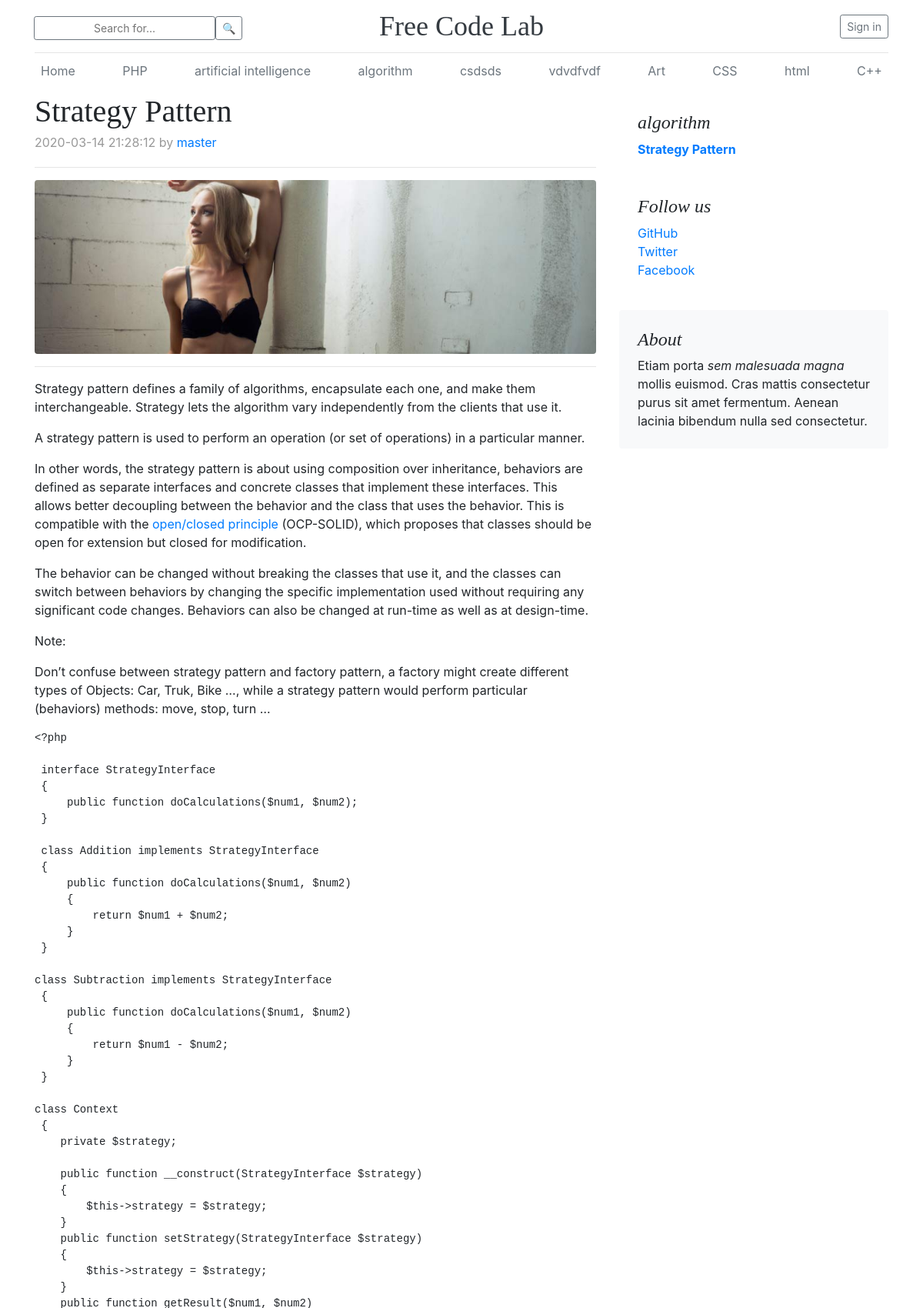
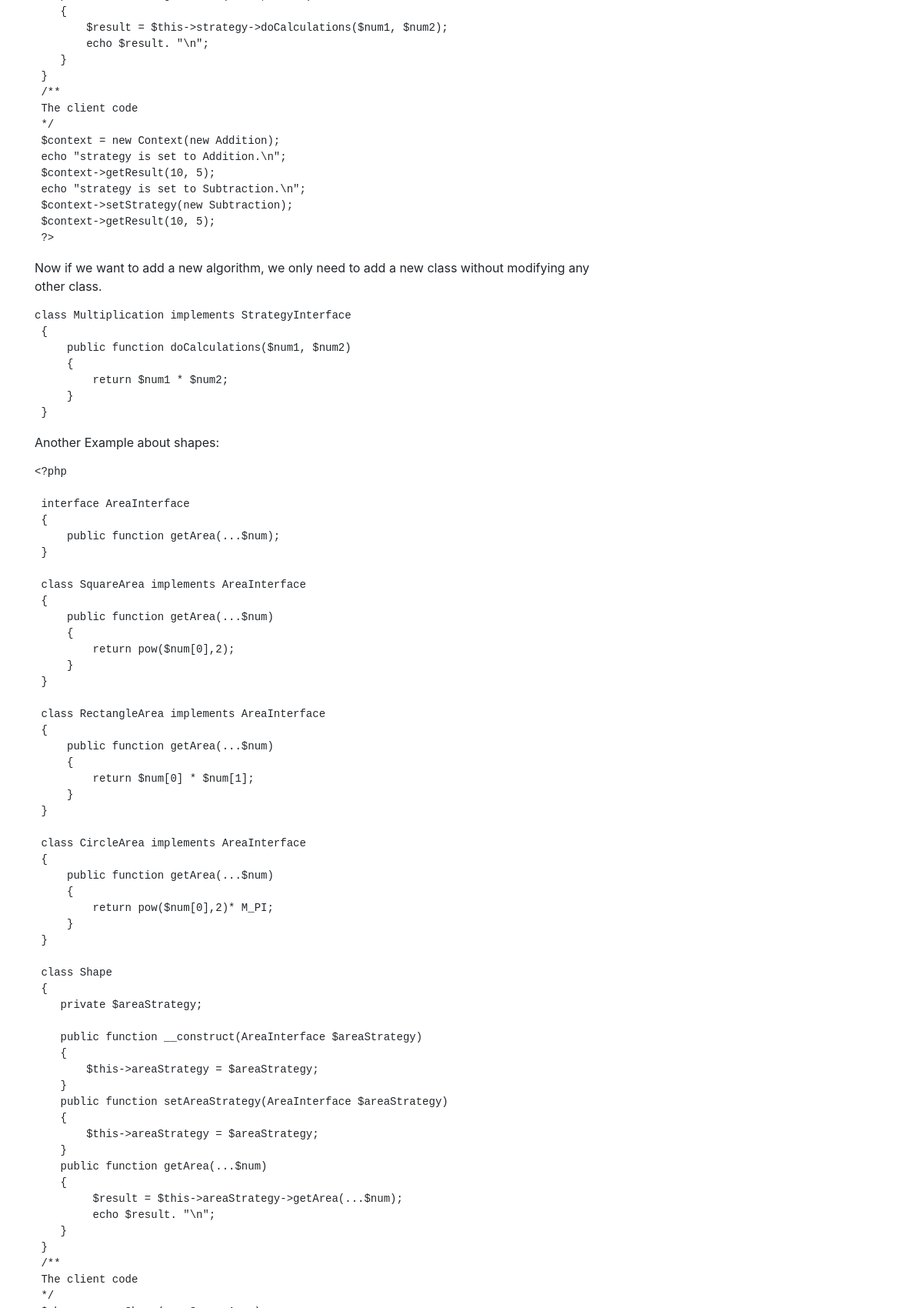
Page /posts/show/strategy-pattern (upper part) on the committed database (2 pictures, top to bottom).
### tables this page shows
CREATE TABLE `categories` (
  `id` int(11) NOT NULL,
  `title` varchar(255) NOT NULL,
  `slug` varchar(255) NOT NULL
);

CREATE TABLE `posts` (
  `id` int(11) NOT NULL,
  `user_id` int(11) DEFAULT NULL,
  `category_id` int(11) NOT NULL,
  `title` varchar(255) NOT NULL,
  `slug` varchar(255) NOT NULL,
  `views` int(11) NOT NULL DEFAULT 0,
  `image` varchar(255) NOT NULL,
  `body` text NOT NULL,
  `status` varchar(255) NOT NULL DEFAULT 'published',
  `created_at` timestamp NOT NULL DEFAULT current_timestamp() ON UPDATE current_timestamp(),
  `updated_at` timestamp NOT NULL DEFAULT current_timestamp() ON UPDATE current_timestamp()
);

CREATE TABLE `users` (
  `id` int(11) NOT NULL,
  `name` varchar(255) NOT NULL,
  `email` varchar(255) NOT NULL,
  `password` varchar(255) NOT NULL,
  `role` tinyint(4) NOT NULL DEFAULT 0,
  `created_at` datetime NOT NULL DEFAULT current_timestamp()
);

### Core/View.php (called while the page is built, shortened)
<?php
class View implements ViewInterface
{
    public function render(string $viewName, $data, array $errors = [])
    {
        require_once self::VIEW_FOLDER
            . $viewName
            . self::VIEW_EXTENSION;
    }
}

### App/Http/Controllers/BaseController.php (called while the page is built, shortened)
<?php
abstract class BaseController
{
    private $view;
    public function __construct(PDODatabase $db, ViewInterface $view, DataBinderInterface $dataBinder)
    {
        $this->db = $db;
        $this->view = $view;
    }
    public function render(string $viewName, $data = null, array $errors = []){
        $this->view->render($viewName, $data, $errors);
    }
}

### App/Http/Controllers/PostsController.php (called while the page is built, shortened)
<?php
class PostsController extends BaseController
{
    public function show($slug)
    {
        $model = new Post($this->db);
        $post =  $model->findBySlug($slug);
        $posts =  $model->findAllByCategory($post->getCategoryId());
        $model = new Comment($this->db);
        $comments =  $model->findAllByPost($post->getId());
        $category = new Category($this->db);
        $categories = $category->all();
        $data = [
            'post' => $post,
            'comments' => $comments,
            'categories' => $categories,
            'posts' => $posts
        ];
        $this->render("posts/show", $data);
    }
}

### index.php (called while the page is built, shortened)
<?php
spl_autoload_register(function($class) {
    $parts = explode('\\', $class);
    if(count($parts) > 1) {
      $classfile = array_shift($parts) . DIRECTORY_SEPARATOR . implode(DIRECTORY_SEPARATOR, $parts) . ".php";
    } else {
      $classfile = 'classes' . DIRECTORY_SEPARATOR . $class . '.php';
    }
  });
$url = $_SERVER['REQUEST_URI'];
$url_data = explode('/',$url);
array_shift($url_data);
$app_root = array_shift($url_data);
$method = $url_data[1]??'index'?:'index';
$param = $url_data[2]??null;
$dbInfo = parse_ini_file("Config/db.ini");
$pdo = new PDO($dbInfo['dsn'], $dbInfo['user'], $dbInfo['pass']);
$db = new \Database\PDODatabase($pdo);
$dataBinder = new \Core\DataBinder();
$view = new \Core\View();
$controller_obj = new $controller($db, $view, $dataBinder);
$controller_obj->$method($param);

### Database/PDODatabase.php (called while the page is built, shortened)
<?php
class PDODatabase implements DatabaseInterface
{
    private $pdo;
    public function __construct(\PDO $pdo)
    {
        $this->pdo = $pdo;
    }
    public function query(string $query): StatementInterface
    {
        $stmt = $this->pdo->prepare($query);
        return new PDOPreparedStatement($stmt);
    }
}

### App/Models/Category.php (called while the page is built, shortened)
<?php
class Category
{
    private $db;
    public function __construct($db)
    {
        $this->db = $db;
    }
    public function all(): \Generator
    {
        return $this->db->query("
            SELECT id, title, slug
            FROM categories
        ")->execute([])
            ->fetch(CategoryDTO::class);
    }
}

### Database/PDOPreparedStatement.php (called while the page is built, shortened)
<?php
class PDOPreparedStatement implements StatementInterface
{
    private $pdoStatement;
    public function __construct(\PDOStatement $PDOStatement)
    {
        $this->pdoStatement = $PDOStatement;
    }
    public function execute(array $params = []): ResultSetInterface
    {
        $this->pdoStatement->execute($params);
        return new PDOResultSet($this->pdoStatement);
    }
}

### App/DTO/CategoryDTO.php (called while the page is built, shortened)
<?php
class CategoryDTO
{
    private $id;
    private $title;
    public function getId(): int
    {
        return $this->id;
    }
    public function getTitle(): string
    {
        return $this->title;
    }
}

### App/Models/Post.php (called while the page is built, shortened)
<?php
class Post
{
    private $db;
    public function __construct($db)
    {
        $this->db = $db;
    }
    public function findBySlug(string $slug): ?PostDTO
    {
        return $this->db->query("
            SELECT posts.id, posts.user_id, users.name, posts.category_id, categories.title as category_title, posts.title, posts.slug, posts.views, posts.image, posts.body, posts.status, posts.created_at, posts.updated_at
            FROM posts
            INNER JOIN users ON posts.user_id = users.id
            INNER JOIN categories ON posts.category_id = categories.id
            WHERE posts.slug = ?
        ")->execute([$slug])
            ->fetch(PostDTO::class)
            ->current();
    }
    public function findAllByCategory($category_id): \Generator
    {
        return $this->db->query("
            SELECT posts.id, posts.user_id, users.name, posts.title, posts.slug, posts.views, posts.image, posts.body, posts.status, posts.created_at, posts.updated_at
            FROM posts
            INNER JOIN users ON posts.user_id = users.id
            WHERE category_id = ?
        ")->execute([$category_id])
           ->fetch(PostDTO::class);
    }
}

### App/DTO/PostDTO.php (called while the page is built, shortened)
<?php
class PostDTO
{
    private $id;
    private $category_id;
    private $category_title;
    private $title;
    private $slug;
    private $image;
    private $body;
    private $created_at;
    public function getId(): int
    {
        return $this->id;
    }
    public function getCategoryId(): int
    {
        return $this->category_id;
    }
    public function getTitle(): string
    {
        return $this->title;
    }
    public function getCategoryTitle(): string
    {
        return $this->category_title;
    }
    public function getSlug(): string
    {
        return $this->slug;
    }
    public function getImage(): string
    {
        return $this->image;
    }
    public function getBody(): string
    {
        return $this->body;
    }
    public function getCreatedAt(): string
    {
        return $this->created_at;
    }
}

### Database/PDOResultSet.php (called while the page is built, shortened)
<?php
class PDOResultSet implements ResultSetInterface
{
    private $pdoStatement;
    public function __construct(\PDOStatement $PDOStatement)
    {
        $this->pdoStatement = $PDOStatement;
    }
    public function fetch($className): \Generator
    {
        while ($row = $this->pdoStatement->fetchObject($className)) {
            yield $row;
        }
    }
}

### Resources/Views/posts/show.php (the view, shortened to what this page needs)
<?php require APPROOT . '/Resources/Views/header.php'; ?>
<body>
  <div class="container">
    <?php require APPROOT . '/Resources/Views/navbar.php'; ?>
    <div class="row">
      <div class="col-md-8 blog-main">
        <div class="blog-post">
          <h2 class="blog-post-title"><?php echo $data['post']->getTitle(); ?></h2>
          <p class="blog-post-meta"><?php echo $data['post']->getCreatedAt(); ?> by <a href="#"><?php echo $data['post']->name; ?></a></p>
          <hr>
          <img class="img-fluid rounded" src="<?php echo URLROOT; ?>/<?php echo $data['post']->getImage();?>" alt="">
          <hr>
          <p><?php echo $data['post']->getBody(); ?></p>
        </div>
      </div>
      <?php require APPROOT . '/Resources/Views/sidebar.php'; ?>
  </div>
  </div>
</body>

### Resources/Views/navbar.php
<header class="blog-header py-3">
  <div class="row flex-nowrap justify-content-between align-items-center">
    <div class="col-4 pt-1 search">
      <form action="<?php echo URLROOT; ?>/posts/search" method="post" >
          <div class="input-group-append">
            <input name="search" type="text" class="btn btn-sm btn-outline-secondary search" placeholder="Search for...">
            <span class="input-group-btn">
              <button type="submit" class="btn btn-sm btn-outline-secondary">🔍</button>
            </span>
          </div>
      </form>
    </div>
    <div class="col-4 text-center">
      <a class="blog-header-logo text-dark" href="#">Free Code Lab</a>
    </div>
    <div class="col-4 d-flex justify-content-end align-items-center">
      <?php if (isset($_SESSION['user_id'])) : ?>
        <a class="btn btn-sm btn-outline-secondary" href="<?php echo URLROOT; ?>/users/logout">Log out</a>
      <?php else : ?>
        <a class="btn btn-sm btn-outline-secondary" href="<?php echo URLROOT; ?>/users/login">Sign in</a>
      <?php endif; ?>
    </div>
  </div>
</header>
<div class="nav-scroller py-1 mb-2">
  <nav class="nav d-flex justify-content-between">
    <a class="p-2 text-muted" href="<?php echo URLROOT; ?>">Home</a>
    <?php foreach($data['categories'] as $category) : ?>
    <a class="p-2 text-muted" href="<?php echo URLROOT; ?>/posts/showByCategory/<?php echo $category->getId();?>"><?php echo $category->getTitle(); ?></a>
    <?php endforeach; ?>
  </nav>
</div>

### Resources/Views/sidebar.php
<aside class="col-md-4 blog-sidebar">
    <div class="p-4">
      <h4 class="font-italic"><?php echo $data['post']->getCategoryTitle(); ?></h4>
      <ol class="list-unstyled mb-0">
        <?php foreach($data['posts'] as $post) : ?>
        <li><a href="<?php echo URLROOT; ?>/posts/show/<?php echo $post->getSlug();?>">
                    <?php if ($post->getId() === $data['post']->getId()):?>
                    <b><?php echo $post->getTitle(); ?></b>
                    <?php else: echo $post->getTitle(); ?>
                    <?php endif;?></a></li>
        <?php endforeach; ?>
      </ol>
    </div>
    <div class="p-4">
      <h4 class="font-italic">Follow us</h4>
      <ol class="list-unstyled">
        <li><a href="#">GitHub</a></li>
        <li><a href="#">Twitter</a></li>
        <li><a href="#">Facebook</a></li>
      </ol>
    </div>
    <div class="p-4 mb-3 bg-light rounded">
      <h4 class="font-italic">About</h4>
      <p class="mb-0">Etiam porta <em>sem malesuada magna</em> mollis euismod. Cras mattis consectetur purus sit amet fermentum. Aenean lacinia bibendum nulla sed consectetur.</p>
    </div>
</aside>

### Resources/css/blog.css (style rules this page uses)
.blog-header { line-height: 1; border-bottom: 1px solid #e5e5e5; }
.blog-header-logo { font-family: "Playfair Display", Georgia, "Times New Roman", serif; font-size: 2.25rem; }
h1, h2, h3, h4, h5, h6 { font-family: "Playfair Display", Georgia, "Times New Roman", serif; }
.nav-scroller { position: relative; z-index: 2; height: 2.75rem; overflow-y: hidden; }
.nav-scroller .nav { display: -ms-flexbox; display: flex; -ms-flex-wrap: nowrap; flex-wrap: nowrap; padding-bottom: 1rem; margin-top: -1px; overflow-x: auto; text-align: center; white-space: nowrap; -webkit-overflow-scrolling: touch; }
.blog-post { margin-bottom: 4rem; }
.blog-post-title { margin-bottom: .25rem; font-size: 2.5rem; }
.blog-post-meta { margin-bottom: 1.25rem; color: #999; }

### rows in the picture
categories: title "PHP"
categories: title "artificial intelligence"
categories: title "algorithm"
categories: title "csdsds"
categories: title "vdvdfvdf"
categories: title "Art"
categories: title "CSS"
categories: title "html"
categories: title "C++"
posts: title "Strategy Pattern", created_at "2020-03-14 21:28:12", user.name "master", image (picture), body "Strategy pattern defines a family of algorithms, encapsulate each one, and make them interchangeable. Strategy lets the algorithm vary independently from the clients that use it. A strategy pattern is used to perform an operation (or set of operations) in a particular manner. In other words, the strategy pattern is about using composition over inheritance, behaviors are defined as separate interfaces and concrete classes that implement these interfaces. This allows better decoupling between the behavior and the class that uses the behavior. This is compatible with the open/closed principle (OCP-SOLID), which proposes that classes should be open for extension but closed for modification. The…", category.title "algorithm"
